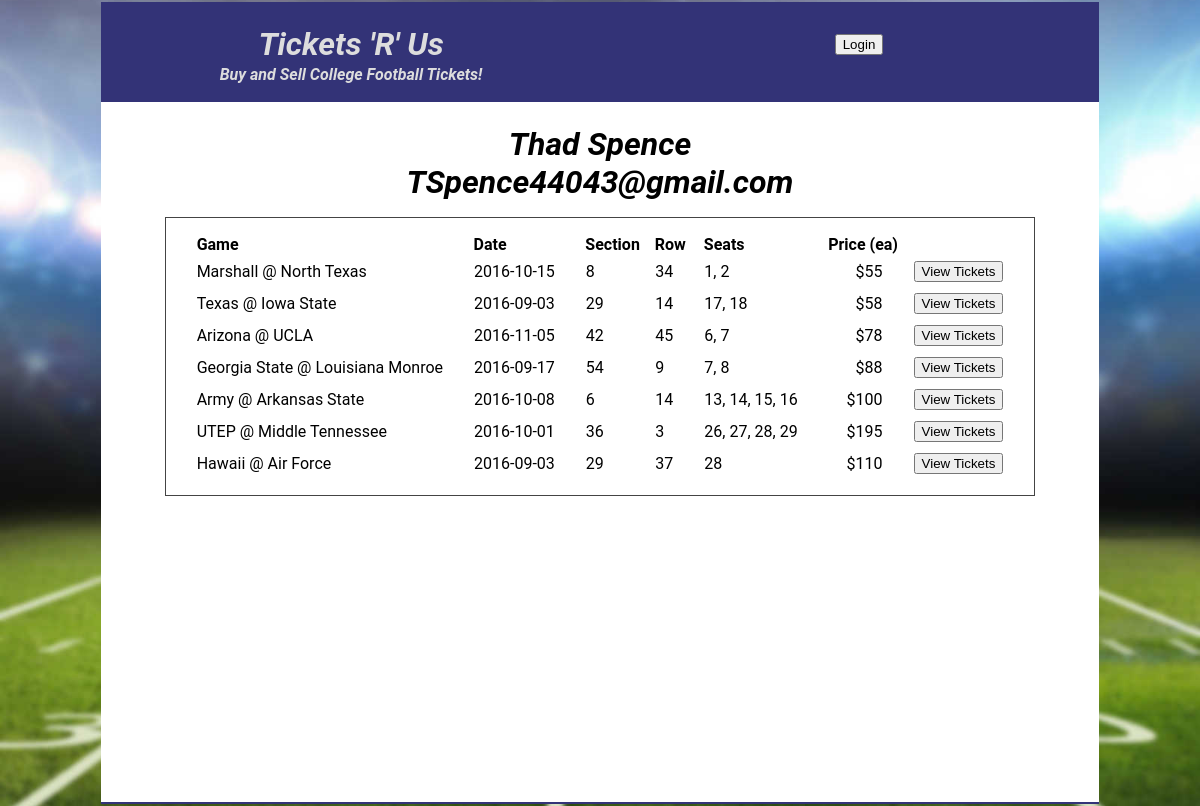
/users/3, run on the app's committed database.
### tickets.py (models this page shows, shortened)
class User(Base):
    __tablename__ = 'user'
    id = Column(Integer, primary_key=True)
    name = Column(String, nullable=False)
    email = Column(String, unique=True, nullable=False)
    picture = Column(String, nullable=True)

class Ticket_Lot(Base):
    __tablename__ = 'ticket_lot'
    id = Column(Integer, primary_key=True)
    user_id = Column(Integer, ForeignKey('user.id'))
    seller = relationship(User, backref=backref('ticket_lots'))
    game_id = Column(Integer, ForeignKey('game.id'))
    game = relationship(Game, backref=backref('ticket_lots',  cascade="all, delete-orphan"))
    section = Column(Integer)
    row = Column(Integer)
    price = Column(Integer) # $ per ticket
    img_path = Column(String)
    def seats(self):
        return [ ticket.seat for ticket in self.tickets ]
    def seats_str(self):
        return ', '.join(map(str,self.seats()))

class Team(Base):
    __tablename__ = 'team'
    id = Column(Integer, primary_key = True)
    name =Column(String, unique=True, nullable = False)
    nickname = Column(String)
    espn_id =  Column(Integer)
    city =  Column(String)
    state = Column(String)
    conference_name = Column(String, ForeignKey('conference.abbrev_name'))
    conference = relationship('Conference', backref=backref('teams', cascade="all, delete-orphan"))
    logo = Column(String)

class Game(Base):
    __tablename__ = 'game'
    id = Column(Integer, primary_key=True)
    home_team_id = Column(Integer, ForeignKey('team.id'))
    home_team = relationship(Team, foreign_keys=[home_team_id], backref=backref('home_games'))
    visiting_team_id = Column(Integer, ForeignKey('team.id'))
    visiting_team = relationship(Team, foreign_keys=[visiting_team_id], backref=backref('away_games'))
    date = Column(Date, nullable=False)

class Ticket(Base):
    __tablename__ = 'ticket'
    id = Column(Integer, primary_key=True)
    lot_id = Column(Integer, ForeignKey('ticket_lot.id'))
    lot = relationship(Ticket_Lot, backref=backref('tickets', cascade="all, delete-orphan"))
    seat = Column(Integer)

### web_server.py (the view)
@app.route('/users/<int:user_id>')
def user(user_id):
    user = db_session.query(User).filter_by(id=user_id).one()
    main = Markup(render_template('user.html', user=user))
    return render_template('layout.html', main=main, login_session=login_session)

### templates/user.html
        <div id="user-div">
            <h1>
                {{user.name}} <br>
                {{user.email}}
            </h1>
            <div class="game-tickets">
                <table class="tickets">
                    <tr class="ticket-lot">
                        <th> Game </th>
                        <th> Date </th>
                        <th class="section"> Section </th>
                        <th class="row"> Row </th>
                        <th class="seats"> Seats </th>
                        <th class="price"> Price (ea) </th>
                    </tr>
                    {% for ticket_lot in user.ticket_lots %}
                    <tr class="ticket-lot">
                        <td class="game"> {{ticket_lot.game.visiting_team.name}} @ {{ticket_lot.game.home_team.name}} </td>
                        <td class="date"> {{ticket_lot.game.date}} </td>
                        <td class="section"> {{ticket_lot.section}} </td>
                        <td class="row"> {{ticket_lot.row}} </td>
                        <td class="seats"> {{ticket_lot.seats_str()}} </td>
                        <td class="price"> ${{ticket_lot.price}} </td>
                        <td class="view-button">
                            <a class="ticket-lot-a" href="/tickets/{{ticket_lot.id}}">
                                <button> View Tickets </button>
                            </a>
                        </td>
                    </tr>
                    {% endfor %}
                </table>
            </div>
        </div>

### static/style/tickets.css (style rules this page uses)
body, div, ul, li, p, h1, h2, h3, h4, h5, h6 { -webkit-box-sizing: border-box; -moz-box-sizing: border-box; -ms-box-sizing: border-box; box-sizing: border-box; border: 1px solid transparent; }
body, div, ul, li, p, h1, h2, h3, h4, h5, h6 { padding: 0; margin: 0; }
h1,h2,h3,h4 { width: 100%; }
body { display: -webkit-flex; display: flex; flex-wrap: wrap; flex-direction: row; justify-content: space-around; font-family: "Roboto", sans-serif; font-weight: bold; font-style: italic; text-align: center; background-image: url("/static/images/FF8a5Ku_2000_cropped.jpg"); background-size: cover; background-repeat: no-repeat; background-attachment: fixed; background-position: center; }
.conference-a, .ticket-lot-a { text-decoration: none; }
.game-tickets { border: 1px solid #444; padding: 15px; margin: 15px; background: #fff; }
table { border: 1px solid transparent; border-collapse: collapse; }
tr { border: 1px solid transparent; border-collapse: collapse; }
th { padding-left: 15px; padding-right: 0px; text-align: left; }
td { border: 1px solid transparent; border-collapse: collapse; padding: 5px; padding-left: 15px; padding-right: 15px; text-align: left; }
td.price { text-align: right; }

### data on the page
User: name "Thad Spence", email "TSpence44043@gmail.com"
Ticket_Lot: game.visiting_team.name "Marshall", game.home_team.name "North Texas", game "2016-10-15", section "8", row "34", seats_str "1, 2", price "55"
Ticket_Lot: game.visiting_team.name "Texas", game.home_team.name "Iowa State", game "2016-09-03", section "29", row "14", seats_str "17, 18", price "58"
Ticket_Lot: game.visiting_team.name "Arizona", game.home_team.name "UCLA", game "2016-11-05", section "42", row "45", seats_str "6, 7", price "78"
Ticket_Lot: game.visiting_team.name "Georgia State", game.home_team.name "Louisiana Monroe", game "2016-09-17", section "54", row "9", seats_str "7, 8", price "88"
Ticket_Lot: game.visiting_team.name "Army", game.home_team.name "Arkansas State", game "2016-10-08", section "6", row "14", seats_str "13, 14, 15, 16", price "100"
Team: game.visiting_team.name "UTEP"
Team: game.home_team.name "Middle Tennessee"
Game: game "2016-10-01"
Team: game.visiting_team.name "Hawaii"
Team: game.home_team.name "Air Force"
Game: game "2016-09-03"

### other printed values
{{ ticket_lot.section }} "36" "29"
{{ ticket_lot.row }} "3" "37"
{{ ticket_lot.seats_str() }} "26, 27, 28, 29" "28"
{{ ticket_lot.price }} "195" "110"
